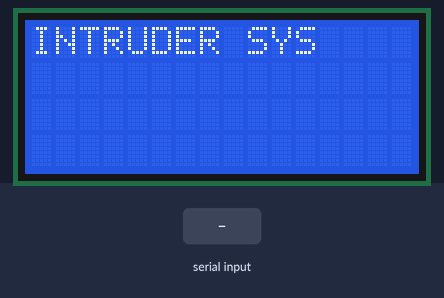
Simulated run of this sketch. Board: Arduino Uno, built with avr-gcc and run on an emulated ATmega328P. Parts: 16×4 character LCD. The test bench sets the inputs (shaded band).

Above: at 1.2 s.
1.3 s: byte 1 (1) received over Serial
At 2.0 s:
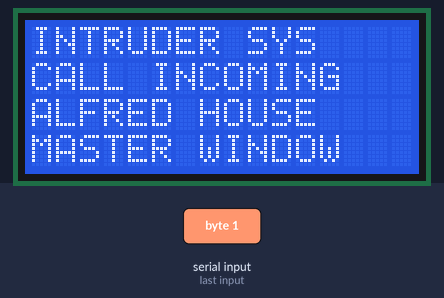
2.8 s: byte 2 (2) received over Serial
At 3.2 s:
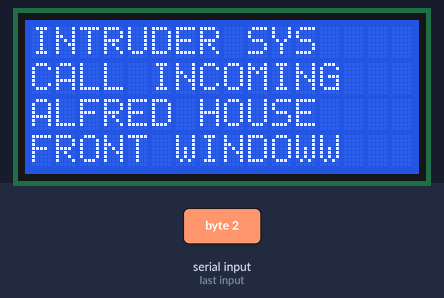
4.3 s: byte 3 (3) received over Serial
At 5.5 s:
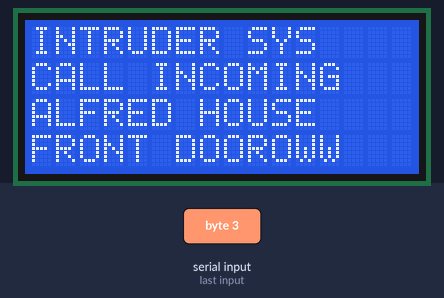
5.8 s: byte 4 (4) received over Serial
At 6.7 s:
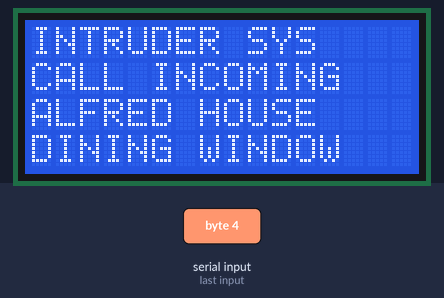
7.3 s: byte 5 (5) received over Serial
At 7.8 s:
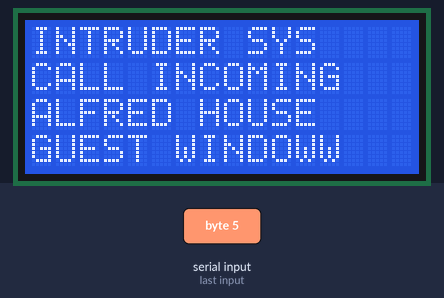
8.8 s: byte 6 (6) received over Serial
At 10.1 s:
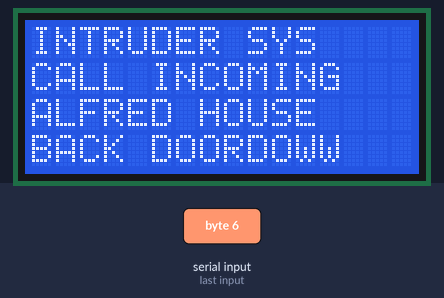
Timing chart, 0 to 11.3 s (numbered marks = the images above; inputs shaded):
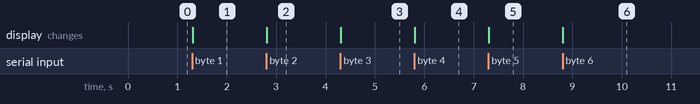

The sketch:

realtime_sim_police.ino
```cpp
#include <LiquidCrystal.h>

LiquidCrystal lcd(A0, A1, A2, A3, A4, A5);
char incomingByte = 0;

void setup() {
  Serial.begin(9600);

  lcd.begin(16, 4);
  lcd.clear();
  lcd.setCursor(0,0);
  lcd.print("INTRUDER SYS");

}

void loop() {
  if(Serial.available()>0){
    incomingByte = Serial.read();
    if(incomingByte == 1){
      lcd.setCursor(0,1);
      lcd.print("CALL INCOMING");
      lcd.setCursor(0,2);
      lcd.print("ALFRED HOUSE");
      lcd.setCursor(0,3);
      lcd.print("MASTER WINDOW");
    }
    if(incomingByte == 2){
      lcd.setCursor(0,1);
      lcd.print("CALL INCOMING");
      lcd.setCursor(0,2);
      lcd.print("ALFRED HOUSE");
      lcd.setCursor(0,3);
      lcd.print("FRONT WINDOW");
    }
    if(incomingByte == 3){
      lcd.setCursor(0,1);
      lcd.print("CALL INCOMING");
      lcd.setCursor(0,2);
      lcd.print("ALFRED HOUSE");
      lcd.setCursor(0,3);
      lcd.print("FRONT DOOR");
    }
    if(incomingByte == 4){
      lcd.setCursor(0,1);
      lcd.print("CALL INCOMING");
      lcd.setCursor(0,2);
      lcd.print("ALFRED HOUSE");
      lcd.setCursor(0,3);
      lcd.print("DINING WINDOW");
    }
    if(incomingByte == 5){
      lcd.setCursor(0,1);
      lcd.print("CALL INCOMING");
      lcd.setCursor(0,2);
      lcd.print("ALFRED HOUSE");
      lcd.setCursor(0,3);
      lcd.print("GUEST WINDOW");
    }
    if(incomingByte == 6){
      lcd.setCursor(0,1);
      lcd.print("CALL INCOMING");
      lcd.setCursor(0,2);
      lcd.print("ALFRED HOUSE");
      lcd.setCursor(0,3);
      lcd.print("BACK DOOR");
    }
  }
}
```

Measured:
- after the input at 1.3 s, the display: changes at once (image 1)
- after the input at 2.8 s, the display: changes at once (image 2)
- after the input at 4.3 s, the display: changes at once (image 3)
- after the input at 5.8 s, the display: changes at once (image 4)
- after the input at 7.3 s, the display: changes at once (image 5)
- after the input at 8.8 s, the display: changes at once (image 6)
